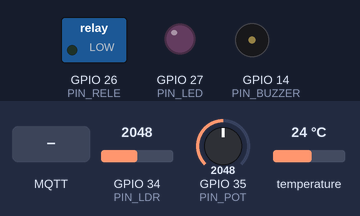
The program below on a simulated ESP32. On the bench: switched loads named in the program (green lamp = pin HIGH), output pins drawn as LEDs (lit = HIGH), buzzer (waves = sounding). The inputs (shaded band) are chosen by the test bench; at power-on: temperature 24 °C, GPIO 35 (PIN_POT) = 2048, GPIO 34 (PIN_LDR) = 2048. WiFi joins after 1.5 s; servers stay silent unless stated; no MQTT or app messages arrive unless stated; what the program prints to the serial monitor is not drawn.

Above: at 2.7 s.
2.8 s: temperature set to 34.6 °C
5.8 s: temperature set to 35.5 °C
At 6.2 s:
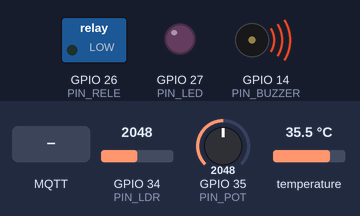
7.3 s: GPIO 35 (PIN_POT) set to 1281
8.8 s: GPIO 35 (PIN_POT) set to 1167
At 9.7 s:
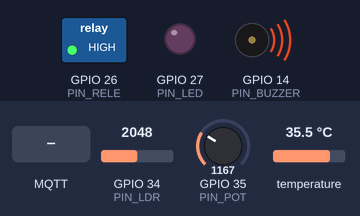
10.3 s: MQTT message "ON" arrives on the first subscribed topic
At 11.1 s:
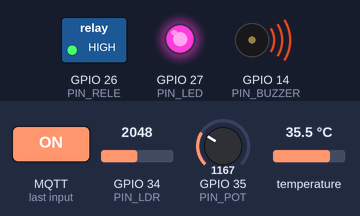
11.8 s: MQTT message "90" arrives on the second subscribed topic
At 12.4 s:
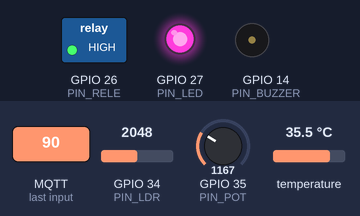
Timing chart, 0 to 14.3 s (numbered marks = the images above; inputs shaded):
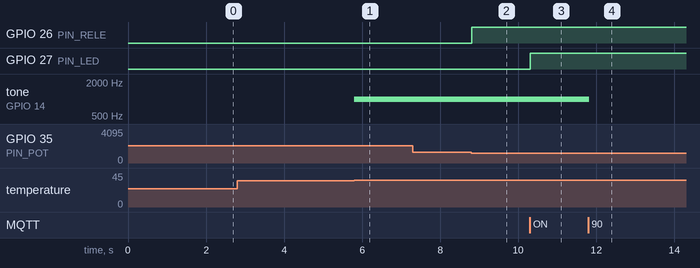

The program:

main.cpp
```cpp
#include <WiFi.h>
#include <PubSubClient.h>
#include <DHTesp.h>

// ---------- PINOS DOS 3 SENSORES (R2) ----------
#define PIN_DHT 15 // Sensor 1: Temperatura (DHT22)
#define PIN_LDR 34 // Sensor 2: Luminosidade (LDR)
#define PIN_POT 35 // Sensor 3: Umidade do solo simulada (Potenciômetro)

// ---------- PINOS DOS 3 ATUADORES (R3) ----------
#define PIN_RELE 26   // Atuador 1: Bomba de irrigação (Relé)
#define PIN_LED 27    // Atuador 2: Luz de crescimento (LED)
#define PIN_BUZZER 14 // Atuador 3: Alarme de superaquecimento (Buzzer)

// ---------- CONFIGURAÇÕES MQTT (R4) ----------
const char *BROKER = "broker.hivemq.com";

// ID Único para evitar bloqueio no broker público HiveMQ
const char *CLIENT_ID = "esp32-551234-559876-yuri-v1";

// 3 Tópicos Publicados (Publish)
const char *PUB_TEMP = "fiap/edge/551234-559876/estufa/sensor/temperatura";
const char *PUB_LUZ = "fiap/edge/551234-559876/estufa/sensor/luminosidade";
const char *PUB_SOLO = "fiap/edge/551234-559876/estufa/evento/irrigacao";

// 3 Tópicos Assinados (Subscribe)
const char *SUB_LUZ = "fiap/edge/551234-559876/estufa/cmd/luz";
const char *SUB_LIMIAR = "fiap/edge/551234-559876/estufa/cmd/limiar_temp";
const char *SUB_MODO = "fiap/edge/551234-559876/estufa/cmd/modo";

WiFiClient net;
PubSubClient mqtt(net);
DHTesp dht;

// Variáveis globais de estado e controle
float temp = 0.0;
int luz = 0;
int solo = 0;
float limiarTemp = 35.0; // Limiar padrão para disparo do alarme na borda
String modo = "AUTO";    // Modo de operação: AUTO ou MANUAL

unsigned long ultimoEnvio = 0;
unsigned long ultimaTentativa = 0;
bool alertaTempImpresso = false;
bool alertaSoloImpresso = false;

// ---------- DECISÃO VIA MQTT (R6) ----------
void callback(char *topic, byte *payload, unsigned int len)
{
  String msg;
  for (unsigned int i = 0; i < len; i++)
    msg += (char)payload[i];
  String t = String(topic);

  Serial.println("[MQTT RECEBIDO] Topico: " + t + " | Payload: " + msg);

  // 1. Comando remoto para ligar/desligar o LED de crescimento
  if (t.endsWith("cmd/luz"))
  {
    if (msg == "ON")
    {
      digitalWrite(PIN_LED, HIGH);
      Serial.println("-> Decisao via MQTT: LED de crescimento LIGADO.");
    }
    else if (msg == "OFF")
    {
      digitalWrite(PIN_LED, LOW);
      Serial.println("-> Decisao via MQTT: LED de crescimento DESLIGADO.");
    }
  }
  // 2. Comando remoto para ajustar o limiar de temperatura da regra de borda
  else if (t.endsWith("cmd/limiar_temp"))
  {
    limiarTemp = msg.toFloat();
    Serial.println("-> Decisao via MQTT: Limiar de temperatura ajustado para " + String(limiarTemp) + " C");
  }
  // 3. Comando remoto para alternar entre modo AUTO e MANUAL
  else if (t.endsWith("cmd/modo"))
  {
    modo = msg;
    Serial.println("-> Decisao via MQTT: Modo alterado para " + modo);
  }
}

// ---------- DECISÃO NA BORDA (R5) ----------
void avaliarRegrasLocais()
{
  // Lê os 3 sensores localmente
  temp = dht.getTemperature();
  luz = map(analogRead(PIN_LDR), 0, 4095, 100, 0);  // Converte para 0 a 100%
  solo = map(analogRead(PIN_POT), 0, 4095, 0, 100); // Converte para 0 a 100%

  // A borda decide sozinha quando está em modo AUTO (mesmo sem internet/broker)
  if (modo == "AUTO")
  {
    // Regra Local 1: Solo seco (< 30%) -> Liga a bomba (Relé) imediatamente
    if (solo < 30)
    {
      digitalWrite(PIN_RELE, HIGH);
      if (!alertaSoloImpresso)
      {
        Serial.println("[BORDA] Decisao local: Solo seco (" + String(solo) + "%). Bomba (Rele) LIGADA!");
        alertaSoloImpresso = true;
      }
    }
    else
    {
      digitalWrite(PIN_RELE, LOW);
      alertaSoloImpresso = false;
    }

    // Regra Local 2: Temperatura acima do limiar -> Aciona alarme (Buzzer) imediatamente
    if (temp > limiarTemp)
    {
      tone(PIN_BUZZER, 1000);
      if (!alertaTempImpresso)
      {
        Serial.println("[BORDA] Decisao local: Temp alta (" + String(temp, 1) + " C > " + String(limiarTemp, 1) + " C). Buzzer LIGADO!");
        alertaTempImpresso = true;
      }
    }
    else
    {
      noTone(PIN_BUZZER);
      alertaTempImpresso = false;
    }
  }
}

// ---------- RECONEXÃO NÃO-BLOQUEANTE ----------
void reconectarSemBloquear()
{
  // Tenta reconectar apenas a cada 5 segundos para não travar a borda
  if (millis() - ultimaTentativa < 5000)
    return;
  ultimaTentativa = millis();

  Serial.print("Conectando ao broker MQTT (HiveMQ)... ");
  if (mqtt.connect(CLIENT_ID))
  {
    Serial.println("Conectado!");
    mqtt.subscribe(SUB_LUZ);
    mqtt.subscribe(SUB_LIMIAR);
    mqtt.subscribe(SUB_MODO);
    Serial.println("Topicos assinados (Subscribe):");
    Serial.println(" - " + String(SUB_LUZ));
    Serial.println(" - " + String(SUB_LIMIAR));
    Serial.println(" - " + String(SUB_MODO));
  }
  else
  {
    Serial.println("Falha na conexao. A borda segue operando localmente.");
  }
}

// ---------- PUBLICAÇÃO PERIÓDICA (PUBLISH) ----------
void publicarLeituras()
{
  if (!mqtt.connected())
    return;

  mqtt.publish(PUB_TEMP, String(temp, 1).c_str());
  mqtt.publish(PUB_LUZ, String(luz).c_str());
  mqtt.publish(PUB_SOLO, (solo < 30) ? "BOMBA_LIGADA" : "SOLO_OK");

  // Log limpo apenas no momento do envio (a cada 2s)
  Serial.print("Enviado MQTT -> Temp: " + String(temp, 1) + "C | Luz: ");
  Serial.print(String(luz) + "% | Solo: ");
  Serial.println(solo < 30 ? "BOMBA_LIGADA" : "SOLO_OK");
}

void setup()
{
  Serial.begin(115200);

  pinMode(PIN_RELE, OUTPUT);
  pinMode(PIN_LED, OUTPUT);
  pinMode(PIN_BUZZER, OUTPUT);
  dht.setup(PIN_DHT, DHTesp::DHT22);

  Serial.print("Conectando ao Wi-Fi Wokwi-GUEST");
  WiFi.begin("Wokwi-GUEST", "");
  while (WiFi.status() != WL_CONNECTED)
  {
    delay(300);
    Serial.print(".");
  }
  Serial.println("\nWi-Fi conectado! IP: " + WiFi.localIP().toString());

  mqtt.setServer(BROKER, 1883);
  mqtt.setCallback(callback);
  reconectarSemBloquear();
}

void loop()
{
  if (!mqtt.connected())
    reconectarSemBloquear(); // Não trava a borda

  mqtt.loop();
  avaliarRegrasLocais(); // Roda sempre localmente

  if (millis() - ultimoEnvio > 2000)
  {
    publicarLeituras();
    ultimoEnvio = millis();
  }
}
```

Measured:
- the behaviour switches between 35 and 35.1 °C on temperature (found by bisection; images 0 and 1)
- the behaviour switches between 1229 and 1228 on GPIO 35 (PIN_POT) (found by bisection; images 1 and 2)
- after the input at 2.8 s, every drawn part: stays the same
- after the input at 5.8 s, tone on GPIO 14 (PIN_BUZZER): silent → 1000 Hz at once
- after the input at 7.3 s, every drawn part: stays the same
- after the input at 8.8 s, GPIO 26 (PIN_RELE): LOW → HIGH at once
- after the input at 10.3 s, GPIO 27 (PIN_LED): LOW → HIGH at once
- after the input at 11.8 s, tone on GPIO 14 (PIN_BUZZER): 1000 Hz → silent at once
